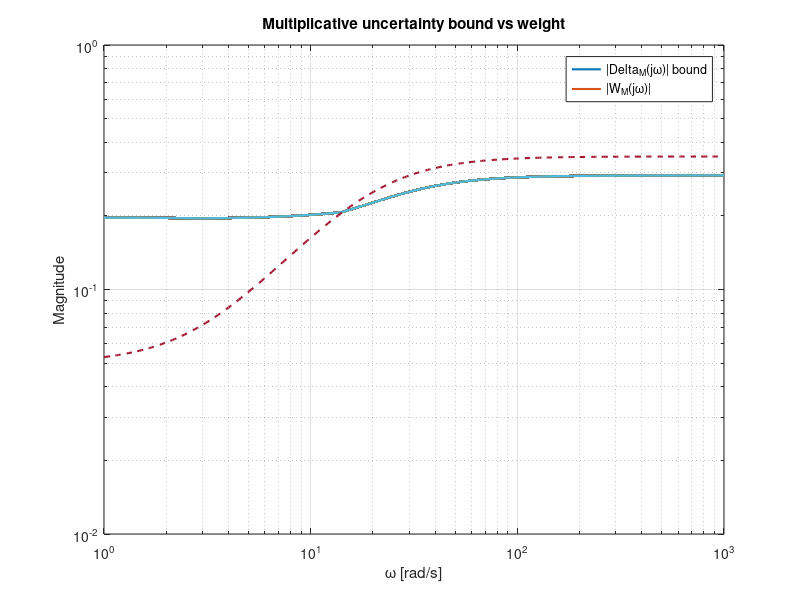

Here is the MATLAB script that generated this plot:
% Nominal first-order plant for a robot joint actuator
K0   = 10;      % rad/(V*s)
tau0 = 0.05;    % s
s = tf('s');
G0 = K0 / (tau0*s + 1);

alpha = 0.2;    % 20% gain
beta  = 0.1;    % 10% time constant

w = logspace(0,3,300);   % 1 to 1000 rad/s

% Frequency response of nominal plant
[mag0,ph0] = bode(G0,w);
mag0 = squeeze(mag0);

% Sample several uncertain plants
nSamples = 50;
DeltaM_bound = zeros(size(w));

for k = 1:nSamples
    K   = K0  * (1 + alpha*(2*rand-1));
    tau = tau0* (1 + beta *(2*rand-1));
    G   = K / (tau*s + 1);

    mag = squeeze(bode(G,w));
    DeltaM = abs(mag - mag0) ./ mag0;
    DeltaM_bound = max(DeltaM_bound, DeltaM);
end

% Simple hand-designed multiplicative weight (first order plus offset)
kw = 0.3;
wc = 1/tau0;
eps = 0.05;
WM = kw*s/(s+wc) + eps;

% Compare |W_M(jw)| to empirical bound
[magW,~] = bode(WM,w);
magW = squeeze(magW);

figure;
loglog(w, DeltaM_bound, 'LineWidth', 1.5); hold on;
loglog(w, magW, '--', 'LineWidth', 1.5);
grid on;
xlabel('\omega [rad/s]');
ylabel('Magnitude');
legend('|Delta_M(j\omega)| bound', '|W_M(j\omega)|');

title('Multiplicative uncertainty bound vs weight');

% In Simulink, G0 and W_M can be implemented using Transfer Fcn blocks, and
% Delta as a gain in [-1,1] to visualize worst-case plant trajectories.
